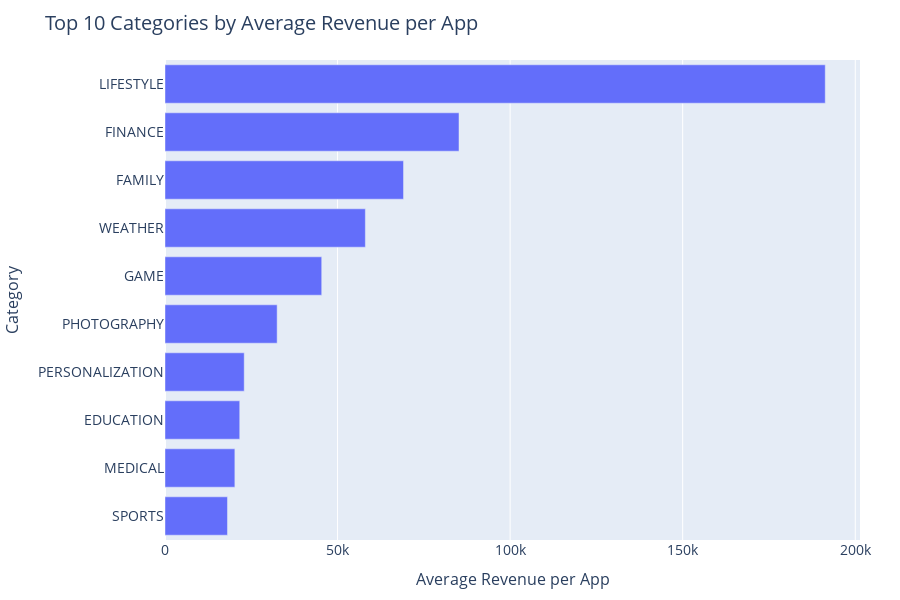

Notebook source saved alongside this figure:
### Code cell
top_avg_revenue = category_summary.sort_values(by='Avg_Revenue', ascending=False).head(10)

fig4 = px.bar(top_avg_revenue,
              x='Avg_Revenue',
              y='Category',
              orientation='h',
              title='Top 10 Categories by Average Revenue per App',
              labels={'Avg_Revenue': 'Average Revenue per App'})

fig4.update_layout(yaxis=dict(autorange='reversed'))

fig4.update_layout(
    title_font_size=20,
    xaxis_title_font_size=16,
    yaxis_title_font_size=16,
    font=dict(size=14),
    height=600,
    width=900,
    margin=dict(l=80, r=40, t=60, b=60)
)

fig4.show()

### Figure 1 — Plotly figure (JSON) as saved in the notebook; plotly's stock layout.template omitted (floating-point values rounded to 4 significant figures)
{"data": [{"alignmentgroup": "True", "hovertemplate": "Average Revenue per App=%{x}<br>Category=%{y}<extra></extra>", "legendgroup": "", "marker": {"color": "#636efa", "pattern": {"shape": ""}}, "name": "", "offsetgroup": "", "orientation": "h", "showlegend": false, "textposition": "auto", "type": "bar", "x": [191300.0, 85190.0, 69110.0, 58050.0, 45410.0, 32490.0, 22960.0, 21660.0, 20250.0, 18100.0], "xaxis": "x", "y": ["LIFESTYLE", "FINANCE", "FAMILY", "WEATHER", "GAME", "PHOTOGRAPHY", "PERSONALIZATION", "EDUCATION", "MEDICAL", "SPORTS"], "yaxis": "y"}], "layout": {"barmode": "relative", "font": {"size": 14}, "height": 600, "legend": {"tracegroupgap": 0}, "margin": {"b": 60, "l": 80, "r": 40, "t": 60}, "title": {"font": {"size": 20}, "text": "Top 10 Categories by Average Revenue per App"}, "width": 900, "xaxis": {"anchor": "y", "domain": [0, 1], "title": {"font": {"size": 16}, "text": "Average Revenue per App"}}, "yaxis": {"anchor": "x", "autorange": "reversed", "domain": [0, 1], "title": {"font": {"size": 16}, "text": "Category"}}}}
